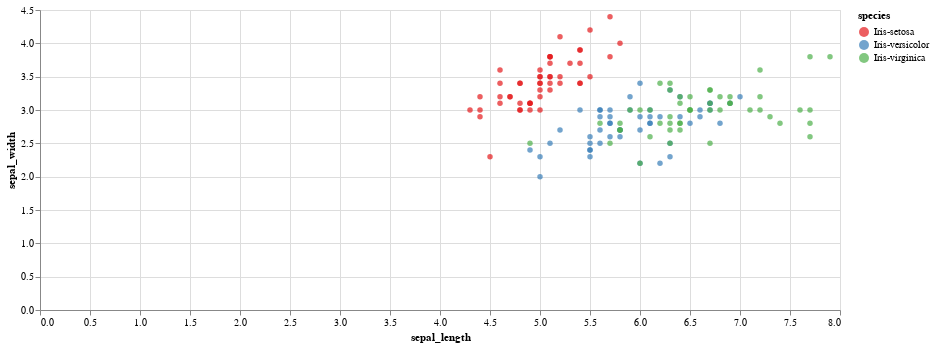

Source (notebook cell):
### Code cell
import altair as alt

alt.Chart(flowers).mark_circle().encode(
    x='sepal_length',
    y='sepal_width',
    color=alt.Color('species', scale=alt.Scale(scheme='set1'))
).properties(
    width=800
)

### Figure 1 — Vega-Lite specification as saved in the notebook (floating-point values rounded to 4 significant figures; data arrays with more than 128 entries replaced by an {"elided": "..."} marker saying what was removed)
{"config": {"view": {"continuousWidth": 400, "continuousHeight": 300}}, "data": {"name": "data-2d94771ea62125b445223a5fc16e2995"}, "mark": "circle", "encoding": {"color": {"field": "species", "scale": {"scheme": "set1"}, "type": "nominal"}, "x": {"field": "sepal_length", "type": "quantitative"}, "y": {"field": "sepal_width", "type": "quantitative"}}, "width": 800, "$schema": "https://vega.github.io/schema/vega-lite/v4.17.0.json", "datasets": {"data-2d94771ea62125b445223a5fc16e2995": {"elided": "150 records"}}}
